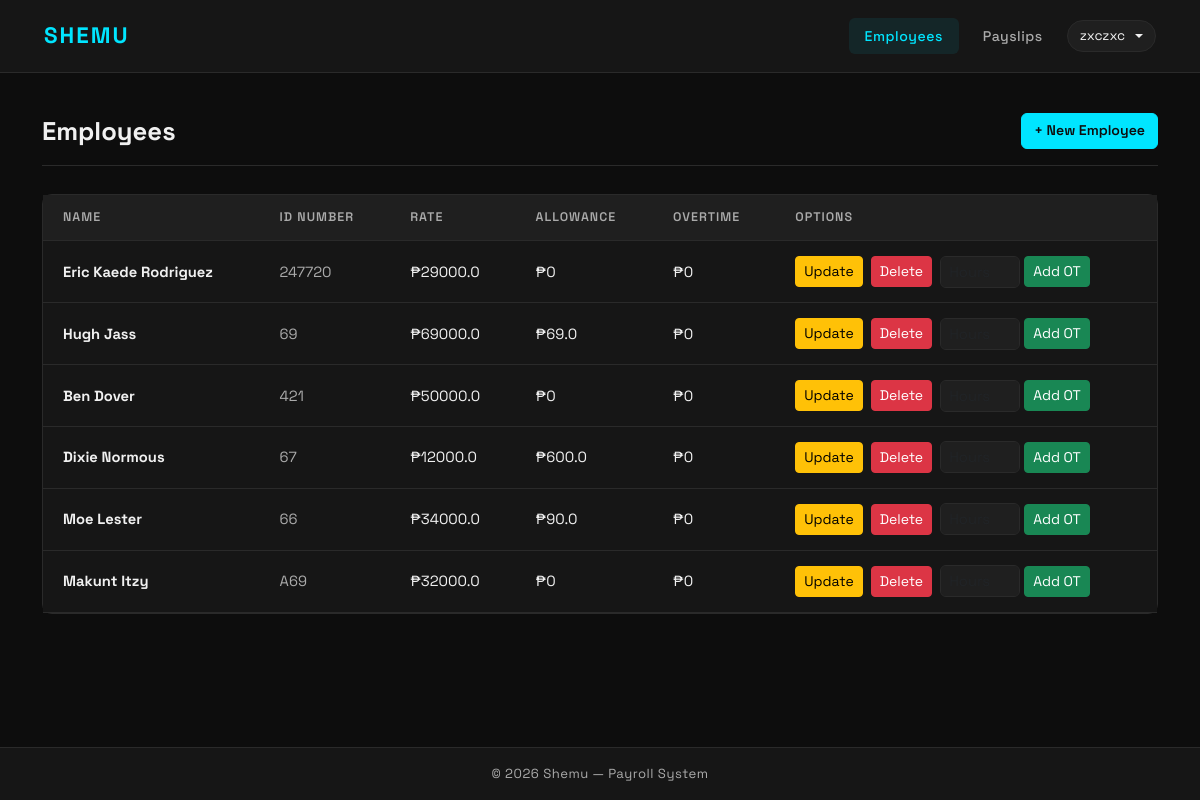
The page / (signed in) on the database as committed earlier.
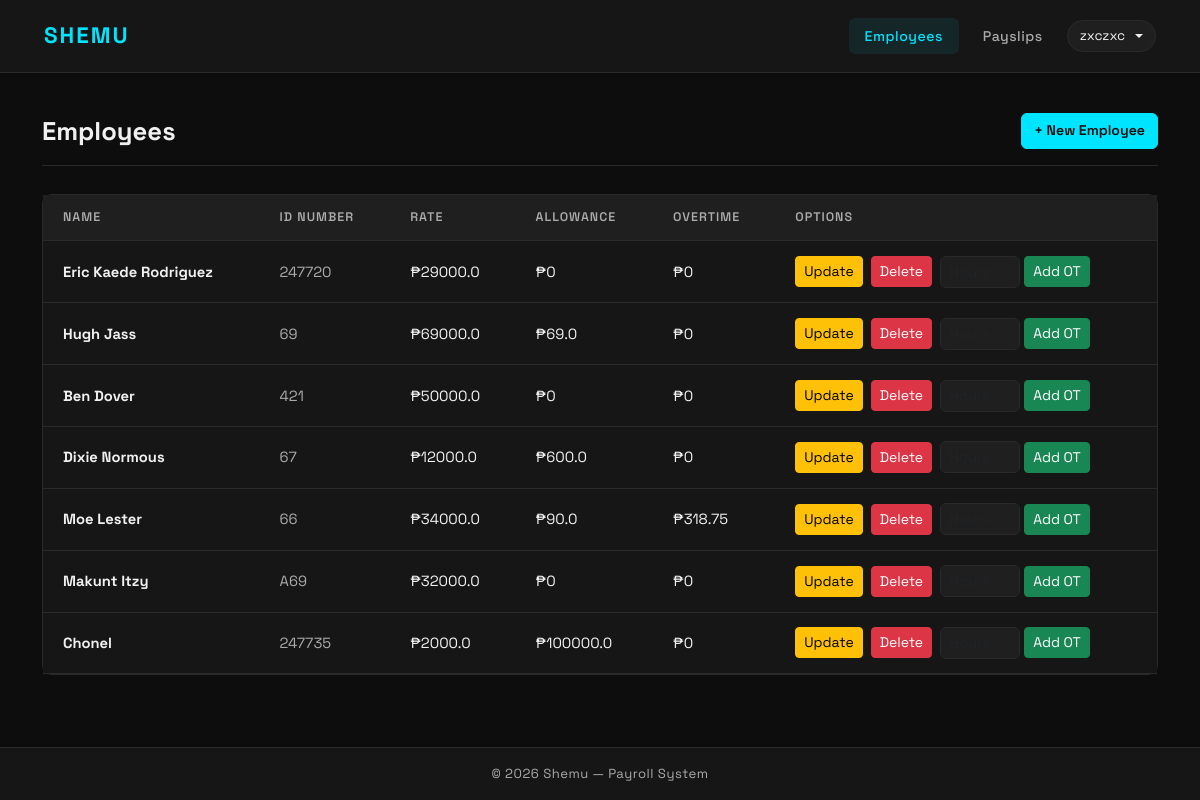
The same page on the database as committed later.
### payroll_app/models.py (models this page shows, shortened)
class Employee(models.Model):
    name = models.CharField(max_length=300)
    id_number = models.CharField(max_length=50, primary_key=True, unique=True)
    rate = models.FloatField()
    overtime_pay = models.FloatField(null=True, blank=True)
    allowance = models.FloatField(null=True, blank=True)

### payroll_app/views.py (the view)
# urls.py: path('', views.employees, name='employees'),
def employees(request):
    if not request.user.is_authenticated:
        return redirect('login')
    all_employees = Employee.objects.all()
    return render(request, 'payroll_app/employees.html', {'employees': all_employees})

### payroll_app/templates/payroll_app/employees.html (shortened to what this page needs)
{% extends 'payroll_app/base.html' %}
{% block content %}
<div class="page-header">
    <h1 class="page-title">Employees</h1>
    <a href="{% url 'create_employee' %}" class="btn btn-accent">+ New Employee</a>
</div>
<div class="card">
    <table class="table table-hover mb-0">
        <thead>
            <tr>
                <th>Name</th>
                <th>ID Number</th>
                <th>Rate</th>
                <th>Allowance</th>
                <th>Overtime</th>
                <th>Options</th>
            </tr>
        </thead>
        <tbody>
            {% for emp in employees %}
            <tr>
                <td><strong>{{ emp.name }}</strong></td>
                <td><span class="text-muted">{{ emp.id_number }}</span></td>
                <td>₱{{ emp.rate }}</td>
                <td>₱{{ emp.allowance|default:"0" }}</td>
                <td>₱{{ emp.overtime_pay|default:"0" }}</td>
                <td>
                    <div class="d-flex align-items-center gap-2 flex-wrap">
                        <a href="{% url 'update_employee' emp.id_number %}" class="btn btn-sm btn-warning">Update</a>
                        <form method="post" action="{% url 'delete_employee' emp.id_number %}" class="d-inline" onsubmit="return confirm('Are you sure you want to delete {{ emp.name }}?')">
                            <button type="submit" class="btn btn-sm btn-danger">Delete</button>
                        </form>
                        <form method="post" action="{% url 'add_overtime' emp.id_number %}" class="d-inline d-flex align-items-center gap-1">
                            <input type="number" name="overtime_hours" placeholder="Hours" min="0" step="0.01" class="form-control form-control-sm" style="width:80px">
                            <button type="submit" class="btn btn-sm btn-success">Add OT</button>
                        </form>
                    </div>
                </td>
            </tr>
            {% empty %}
            <tr>
                <td colspan="6" class="text-center text-muted py-4">No employees yet. Add one to get started.</td>
            </tr>
            {% endfor %}
        </tbody>
    </table>
</div>
{% endblock %}

Rows that differ between the two databases and show on the page:
changed Employee "Moe Lester": overtime_pay "0" → "318.75"
added Employee: name "Chonel", id_number "247735", rate "2000.0", allowance "100000.0", overtime_pay "0"
